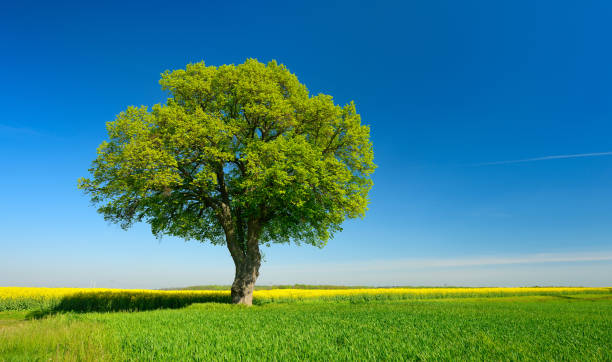
#> input picture Lab Experiments/Exp 5/image.jpg, 612 x 362 px
$ python 'import cv2.py'
#> lines starting #> are read from the running program, lines starting #| are printed output that depends on the picture
import cv2
import matplotlib.pyplot as plt

def analyze_histogram(image):
    colors = ('b', 'g', 'r')

    for i, color in enumerate(colors):
        hist = cv2.calcHist([image], [i], None, [256], [0, 256])
        plt.plot(hist, color=color)

    plt.title("Color Histogram")
    plt.xlabel("Color Level")
    plt.ylabel("Frequency")
    plt.show()

img = cv2.imread("image.jpg")
#> img is the input picture: shape (362, 612, 3); mean B, G, R 129.6, 133.1, 68.7

analyze_histogram(img)
#> in analyze_histogram, `plt.show()`:
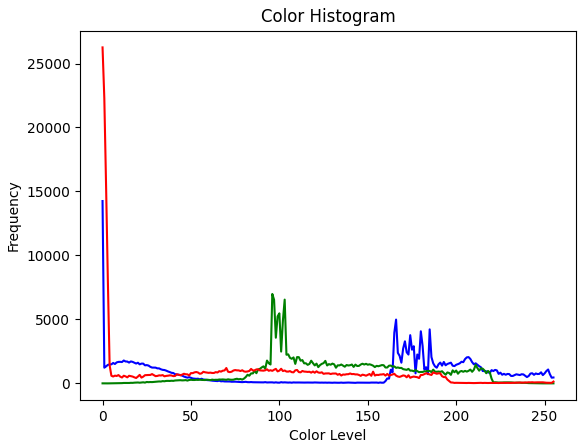
#> figure drawn by matplotlib, 1 panel; curve peaks at x = 0, y = 14252; curve peaks at x = 96, y = 6989; curve peaks at x = 0, y = 26259
